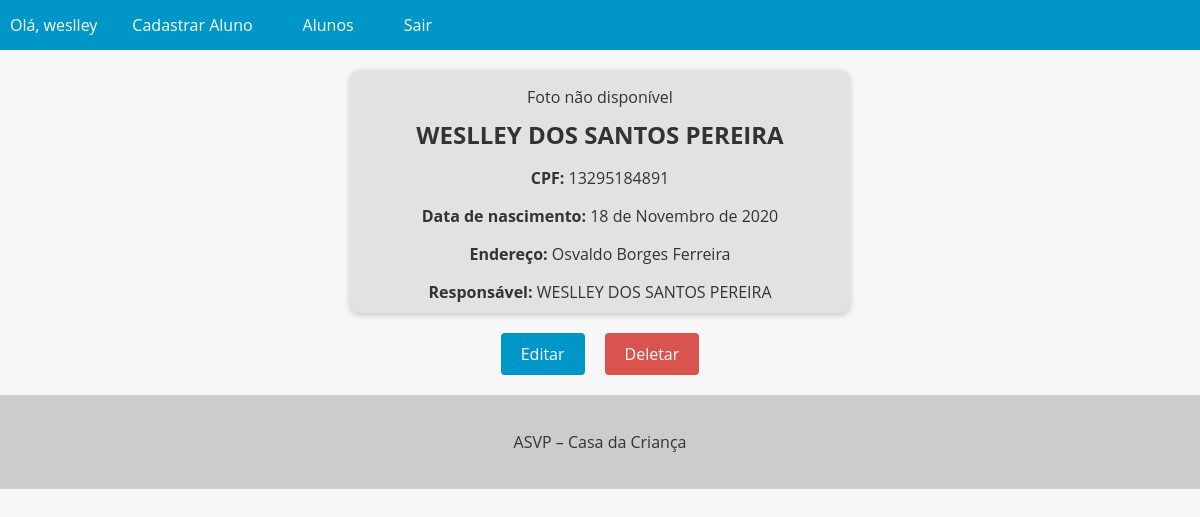
The page /Aluno/23/ (signed in) on the database its author committed.
### Alunos/models.py (models this page shows, shortened)
class Aluno(models.Model):
    id = models.AutoField(primary_key=True)
    nome = models.CharField(max_length=200)
    cpf = models.CharField(max_length=14, unique=True, null=True, blank=True)
    nascimento = models.DateField()
    endereco = models.CharField(max_length=255, null=True, blank=True)
    responsavel = models.ForeignKey('Responsavel', on_delete=models.SET_NULL, null=True, blank=True)  # Ligação com Responsavel
    photo = models.ImageField(upload_to='Alunos/', blank=True, null=True)

class Responsavel(models.Model):
    id = models.AutoField(primary_key=True)
    nome = models.CharField(max_length=200)
    cpf = models.CharField(max_length=14, unique=True)
    nascimento = models.DateField()
    endereco = models.CharField(max_length=255)
    telefone = models.CharField(max_length=15)
    def __str__(self):
        return self.nome

### Alunos/views.py (the view)
# urls.py: path('Aluno/<int:pk>/', AlunoDetailView.as_view(), name='Aluno_detail'),
class AlunoDetailView(DetailView):
    model = Aluno
    template_name = 'Aluno_detail.html'
    context_object_name = 'aluno'

### Alunos/templates/Aluno_detail.html (shortened to what this page needs)
{% extends "base.html" %}
{% block content %}
  <div class="aluno-card">
    {% if object.photo %}
      <img src="{{ object.photo.url }}" alt="{{ object.nome }} - CPF: {{ object.cpf }}">
    {% else %}
      <p class="no-photo">Foto não disponível</p>
    {% endif %}
    <h2>{{ object.nome }}</h2>
    <p><strong>CPF:</strong> {{ object.cpf }}</p>
    <p><strong>Data de nascimento:</strong> {{ object.nascimento }}</p>
    <p><strong>Endereço:</strong> {{ object.endereco }}</p>
    {% if object.responsavel %}
      <p><strong>Responsável:</strong> {{ object.responsavel }}</p>
    {% endif %}
  </div>
  {% if user.is_authenticated %}
    <div class="buttons-container">
      <a href="{% url 'aluno_update' pk=object.pk %}" class="btn btn-primary">Editar</a>
      <a href="{% url 'aluno_delete' pk=object.pk %}" class="btn btn-danger">Deletar</a>
    </div>
  {% endif %}
{% endblock %}

### app/templates/base.html (shortened to what this page needs)
<!DOCTYPE html>
<html lang="en">
<head>
</head>
<body>
  <header>
    <nav>
      <ul>
        {% if user.is_authenticated %}
          <li>Olá, {{ user.username }}</li>
          <li><a href="{% url 'new_Aluno' %}">Cadastrar Aluno</a></li>
        {% endif %}
        <li><a href="{% url 'Alunos_list' %}">Alunos</a></li>
        {% if user.is_authenticated %}
          <li><a href="{% url 'logout' %}">Sair</a></li>
        {% endif %}
      </ul>
    </nav>
  </header>
  <main>
    {% block content %}
    {% endblock %}
  </main>
  <footer>
    <p>ASVP – Casa da Criança</p>
  </footer>
</body>
</html>

### app/templates/base.html (style rules this page uses)
body { font-family: 'Open Sans', sans-serif; background-color: #f7f7f7; color: #333; margin: 0; padding: 0; }
header { background-color: #0096c7; color: #fff; text-align: center; }
footer { background-color: #ccc; color: #333; padding: 20px; text-align: center; }
nav { background-color: #0096c7; color: #fff; height: 50px; display: flex; justify-content: space-between; align-items: center; }
nav ul { list-style: none; margin: 0; padding: 0; display: flex; }
nav ul li { margin: 0 10px; }
nav ul li a { color: #fff; text-decoration: none; font-size: 16px; padding: 15px; transition: all 0.3s ease; }

### Alunos/templates/Aluno_detail.html (style rules this page uses)
.aluno-card { background-color: #e3e1e1; box-shadow: 0 2px 6px rgba(0, 0, 0, 0.2); border-radius: 10px; overflow: hidden; text-align: center; transition: all 0.3s ease; max-width: 500px; margin: 20px auto 0; margin-bottom: 20px; }
.aluno-card h2 { font-size: 1.5rem; margin: 10px; }
.aluno-card p { font-size: 1rem; margin-bottom: 10px; }
.buttons-container { display: flex; justify-content: center; margin-top: 20px; margin-bottom: 20px; }
.btn { display: inline-block; background-color: #0096c7; color: #fff; border: none; padding: 10px 20px; font-size: 16px; border-radius: 4px; cursor: pointer; transition: background-color 0.3s ease-in-out; margin: 0 10px; }
.btn-danger { background-color: #d9534f; text-decoration: none !important; }
a { text-decoration: none !important; }

### rows shown on the page
Aluno: nome "WESLLEY DOS SANTOS PEREIRA", cpf "13295184891", nascimento "18 de Novembro de 2020", endereco "Osvaldo Borges Ferreira", responsavel "WESLLEY DOS SANTOS PEREIRA"

### other values the page prints
{{ user.username }} "weslley"
